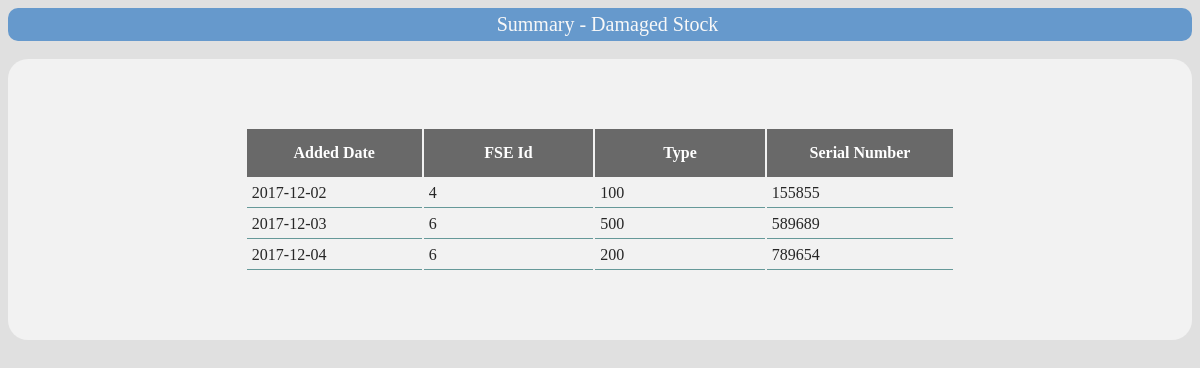
Screenshot of /Manager/damage_stock.php with the database file from the repository.
### tables this page shows
CREATE TABLE `damaged_main` (
  `Date` date NOT NULL,
  `FSEId` varchar(255) NOT NULL,
  `Type` varchar(255) NOT NULL,
  `SerialNumber` varchar(255) NOT NULL
);

### Manager/damage_stock.php (the view, shortened to what this page needs)
<html lang="en">
  <head>
    <link rel="stylesheet" href="../css/main.css">
  </head>
  <body bgcolor="#e0e0e0">
<center>
              <div class="h2div" >Summary - Damaged Stock</div>
                <br>
                <div class="div">
                <br>
                    <table class="table1 normaltable" >
                      <tr>
                        <th class="tablerecharge"> Added Date</th>
                        <th class="tablerecharge">FSE Id</th>
                        <th class="tablerecharge">Type</th>
                        <th class="tablerecharge">Serial Number</th>
                      </tr>
                      <?php
                              $sql_querydam = "select * from  damaged_main";
                              $resultdam = mysql_query($sql_querydam);
                              while ($datadam = mysql_fetch_array($resultdam))
                              {
                                  $date = $datadam['Date'];
                                  $fseid = $datadam['FSEId'];
                                  $type = $datadam['Type'];
                                  $serial = $datadam['SerialNumber'];
                                  echo '
                                    <tr>
                                        <td class="tablerecharge">'.$date.'</td>
                                        <td class="tablerecharge">'.$fseid.'</td>
                                        <td class="tablerecharge">'.$type.'</td>
                                        <td class="tablerecharge">'.$serial.'</td>
                                    </tr>';
                              }
                        ?>
                      </table>
                <br>
              </div>
              <br>
                <br>
</center>
  </body>
</html>

### css/main.css (style rules this page uses)
.div { border-radius: 20px; background-color: #f2f2f2; padding-bottom: 50px; padding-top: 50px; }
.table1 { border-radius: 10px; width: 60% }
.h2div { background-color: #6699cc; color: #F8F8F8; font-family: Georgia; font-size: 20px; vertical-align: center; padding-left: 15px; padding-top: 5px; padding-bottom: 5px; border-radius: 10px; }
.tablerecharge { width: 10% }
.normaltable td { vertical-align: bottom; padding: 5px; text-align: 15px; height: 10px; border-bottom: 1px solid #669999; color: #262626 }
.normaltable th { background-color: #696969 ; color: white; height: 20px; vertical-align: bottom; padding: 15px; text-align: 15px }

### rows the page displays
damaged_main: Date "2017-12-02", FSEId "4", Type "100", SerialNumber "155855"
damaged_main: Date "2017-12-03", FSEId "6", Type "500", SerialNumber "589689"
damaged_main: Date "2017-12-04", FSEId "6", Type "200", SerialNumber "789654"
